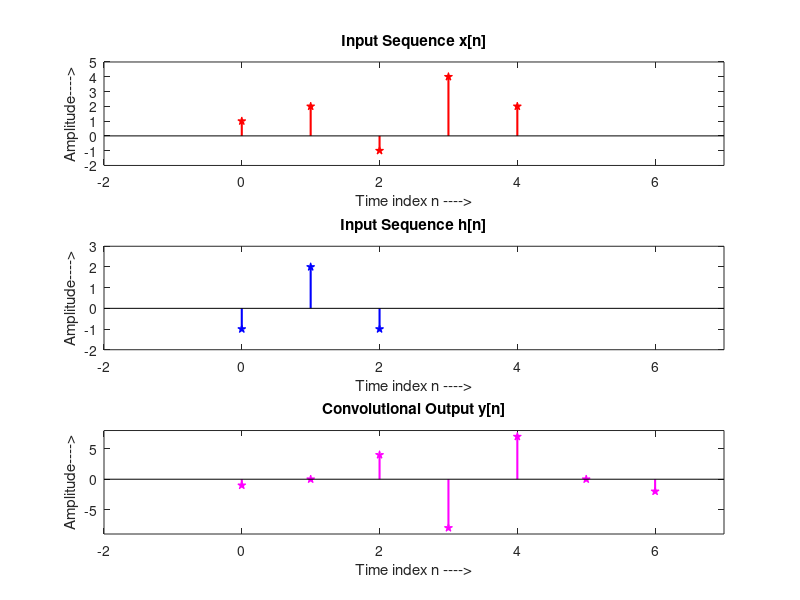

MATLAB code for this plot:


%  Program V3_1a 

%%%Demo: Illustration of Convolution DT sequences starting with time index zero

%%% Developed by Dr. M. Venu Gopala Rao, 
%%% Email: mvgr03@kluniversity.in,  mvgr03@gmail.com,


% -----------------------------------------------------------------------

clear all; close all; clc;

% x = input('Type in the first sequence = ');
% h = input('Type in the second sequence = ');

x = [1 2 -1 4 2];
h = [-1 2 -1];
disp(x)
disp(h)

y = conv(x, h);
M = length(y)-1;
n = 0:1:M;
disp('output sequence');disp(y)

figure();
subplot(3,1,1);stem(0:length(x)-1,x, 'pr', 'fill', 'LineWidth', 1.5);
xlabel('Time index n ---->'); ylabel('Amplitude---->');
title('Input Sequence x[n]');%grid on;
axis([-2 M+1 min(x)-1 max(x)+1]);

subplot(3,1,2);stem(0:length(h)-1,h, 'pb', 'fill', 'LineWidth', 1.5);
xlabel('Time index n ---->'); ylabel('Amplitude---->');
title('Input Sequence h[n]');%grid on;
axis([-2 M+1 min(h)-1 max(h)+1]);

subplot(3,1,3);stem(n,y, 'pm', 'fill', 'LineWidth', 1.5);
xlabel('Time index n ---->'); ylabel('Amplitude---->');
title('Convolutional Output y[n]'); %grid on;
axis([-2 M+1 min(y)-1 max(y)+1]);

% 
% Results:
%  x[n] = [ 1     2    -1     4     2];
%  h[n] = [ -1    2    -1];
%  y[n] = [ -1    0     4    -8     7     0    -2];
